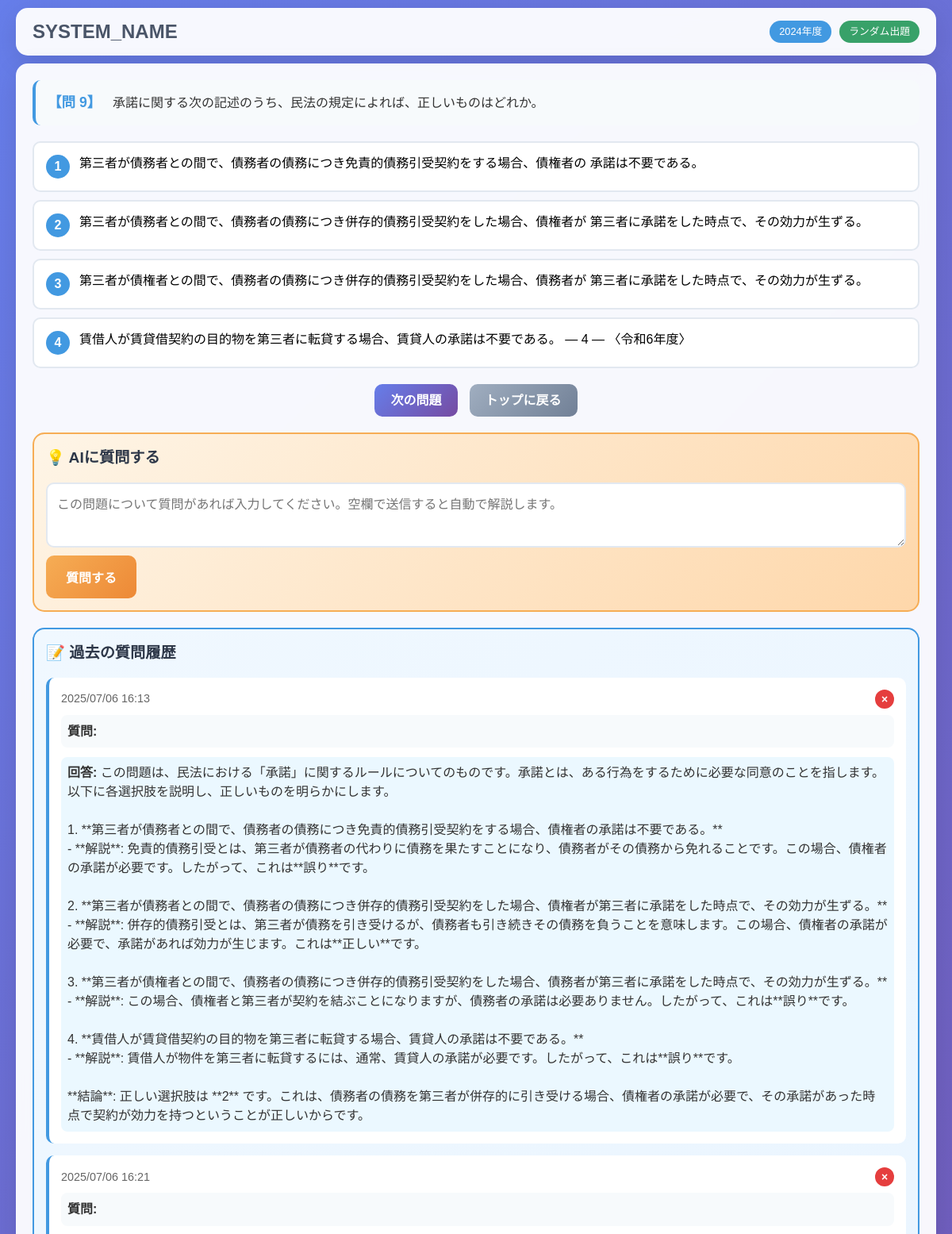
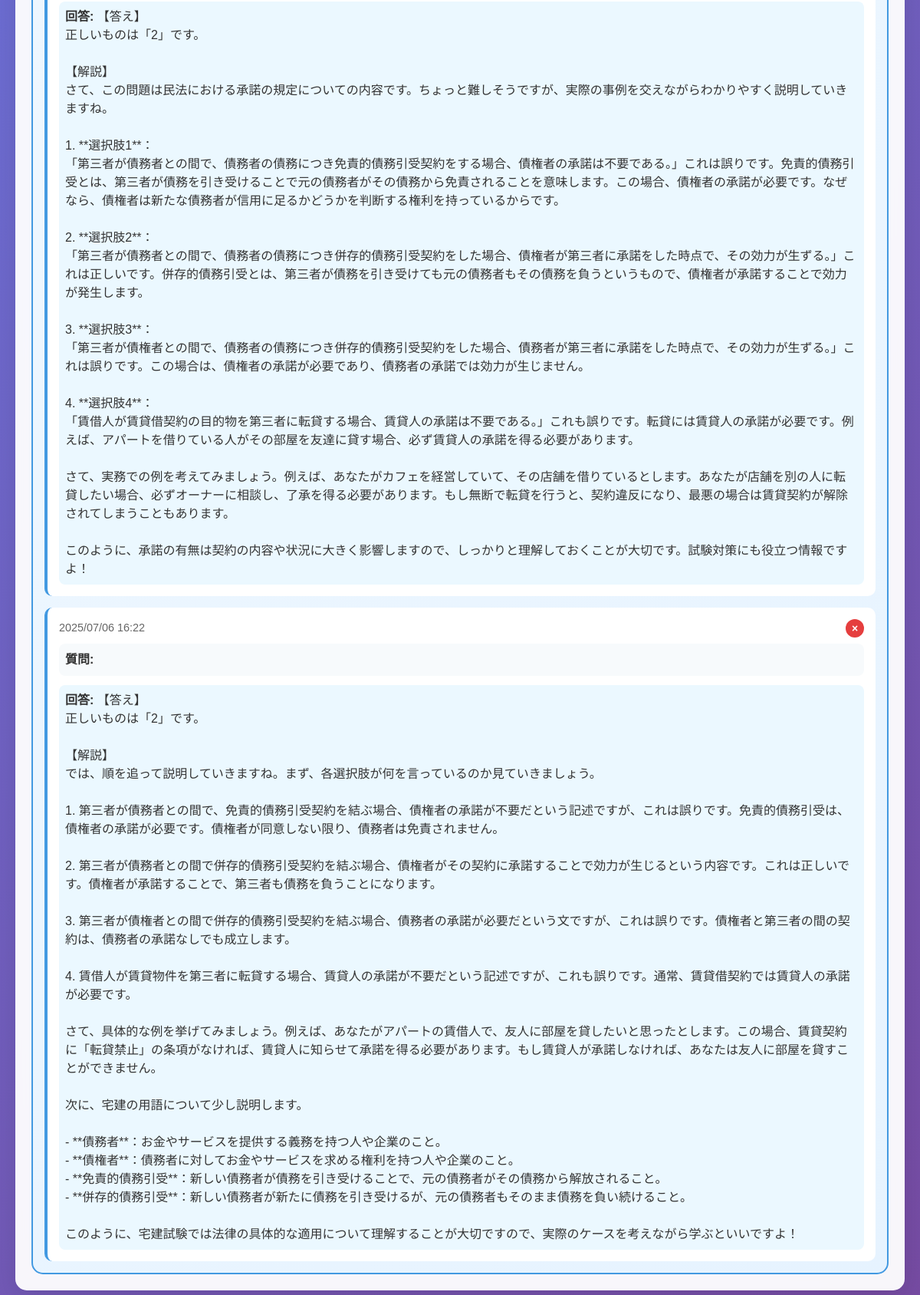
The page /question.php?id=9 (signed in) on the database its author committed (2 pictures, top to bottom).
### tables this page shows
CREATE TABLE question_history (id INTEGER PRIMARY KEY AUTOINCREMENT, question_id INTEGER NOT NULL, user_question TEXT NOT NULL, ai_response TEXT NOT NULL, created_at DATETIME NOT NULL);

### includes/Database.php (called while the page is built, shortened)
<?php
require_once __DIR__ . '/Logger.php';
class Database {
    private $pdo;
    public function __construct() {
        try {
            $this->pdo = new PDO('sqlite:' . DB_PATH);
            $this->pdo->setAttribute(PDO::ATTR_ERRMODE, PDO::ERRMODE_EXCEPTION);
        } catch (PDOException $e) {
            Logger::log('データベース接続エラー: ' . $e->getMessage(), LOG_LEVEL_ERROR);
            throw $e;
        }
    }
    public function getQuestionById($id) {
        $stmt = $this->pdo->prepare("SELECT * FROM questions WHERE id = ?");
        $stmt->execute([$id]);
        return $stmt->fetch(PDO::FETCH_ASSOC);
    }
    public function getQuestionHistory($question_id) {
        try {
            $stmt = $this->pdo->prepare("SELECT * FROM question_history WHERE question_id = ? ORDER BY created_at ASC");
            $stmt->execute([$question_id]);
            return $stmt->fetchAll(PDO::FETCH_ASSOC);
        } catch (PDOException $e) {
            Logger::log('AI質問履歴取得エラー: ' . $e->getMessage(), LOG_LEVEL_ERROR);
            return [];
        }
    }
    public function createAnswerHistoryTable() {
        try {
            $sql = "CREATE TABLE IF NOT EXISTS answer_history (
                id INTEGER PRIMARY KEY AUTOINCREMENT,
                question_id INTEGER NOT NULL,
                user_answer INTEGER NOT NULL,
                is_correct BOOLEAN NOT NULL,
                answered_at DATETIME NOT NULL,
                FOREIGN KEY (question_id) REFERENCES questions(id)
            )";
            $this->pdo->exec($sql);
        } catch (PDOException $e) {
            Logger::log('回答履歴テーブル作成エラー: ' . $e->getMessage(), LOG_LEVEL_ERROR);
            throw $e;
        }
    }
    public function createQuestionHistoryTable() {
        try {
            $sql = "CREATE TABLE IF NOT EXISTS question_history (
                id INTEGER PRIMARY KEY AUTOINCREMENT,
                question_id INTEGER NOT NULL,
                user_question TEXT NOT NULL,
                ai_response TEXT NOT NULL,
                created_at DATETIME NOT NULL,
                FOREIGN KEY (question_id) REFERENCES questions(id)
            )";
            $this->pdo->exec($sql);
        } catch (PDOException $e) {
            Logger::log('質問履歴テーブル作成エラー: ' . $e->getMessage(), LOG_LEVEL_ERROR);
            throw $e;
        }
    }
}

### includes/Logger.php (called while the page is built, shortened)
<?php
class Logger {
    public static function log($message, $level = LOG_LEVEL_INFO) {
        $timestamp = date('Y-m-d H:i:s');
        $logMessage = "[{$timestamp}] [{$level}] {$message}" . PHP_EOL;
        $logFile = LOG_DIR . '/system_' . date('Y-m-d') . '.log';
    }
}

### question.php (the view, shortened to what this page needs)
<?php
require_once __DIR__ . '/includes/Database.php';
require_once __DIR__ . '/includes/Logger.php';
require_once __DIR__ . '/includes/QuestionParser.php';
try {
    $db = new Database();
    $question = null;
    $mode = $_GET['mode'] ?? '';
    $questionId = $_GET['id'] ?? '';
    $year = $_GET['year'] ?? '';
    $offset = intval($_GET['offset'] ?? 0);
    if ($mode === 'sequential' && !empty($year)) {
        $questions = $db->getQuestionsByYearSequential($year, $offset, 1);
        $question = $questions[0] ?? null;
        $_SESSION['current_mode'] = 'sequential';
        $_SESSION['current_year'] = $year;
        $_SESSION['current_offset'] = $offset;
    } elseif ($mode === 'random' && !empty($year)) {
        $questions = $db->getRandomQuestionsByCorrectRate($year, 1);
        $question = $questions[0] ?? null;
        $_SESSION['current_mode'] = 'random';
        $_SESSION['current_year'] = $year;
    } elseif (!empty($questionId)) {
        $question = $db->getQuestionById($questionId);
    }
    $parsedQuestion = QuestionParser::parseQuestion($question);
    $questionHistory = $db->getQuestionHistory($question['id']);
} catch (Exception $e) {
    Logger::error("問題表示エラー: " . $e->getMessage());
    header('Location: index.php?error=' . urlencode('問題の取得に失敗しました'));
    exit;
}
?>
<!DOCTYPE html>
<html lang="ja">
<head>
    <link rel="stylesheet" href="assets/css/style.css">
</head>
<body>
    <div class="container">
        <header class="header">
            <h1 class="system-title">
                <a href="index.php"><?php echo SYSTEM_NAME; ?></a>
            </h1>
            <div class="question-info">
                <span class="year-badge"><?php echo htmlspecialchars($parsedQuestion['year']); ?>年度</span>
                <span class="mode-badge"><?php echo $mode === 'sequential' ? '順次出題' : 'ランダム出題'; ?></span>
            </div>
        </header>
        <main class="main-content">
            <div class="question-container">
                <div class="question-body">
                    <span class="question-number"><?php echo htmlspecialchars($parsedQuestion['question_title']); ?></span>
                    <?php echo QuestionParser::formatQuestionForDisplay($parsedQuestion['question_body']); ?>
                </div>
                <div class="choices-container" id="choices-container">
                    <?php echo QuestionParser::formatChoicesForDisplay($parsedQuestion['choices']); ?>
                </div>
                <div class="navigation-buttons">
                    <?php if ($mode === 'sequential'): ?>
                        <?php if ($offset > 0): ?>
                            <a href="question.php?mode=sequential&year=<?php echo urlencode($year); ?>&offset=<?php echo $offset - 1; ?>" class="nav-btn prev-btn">前の問題</a>
                        <?php endif; ?>
                        <a href="question.php?mode=sequential&year=<?php echo urlencode($year); ?>&offset=<?php echo $offset + 1; ?>" class="nav-btn next-btn">次の問題</a>
                    <?php else: ?>
                        <a href="question.php?mode=random&year=<?php echo urlencode($year); ?>" class="nav-btn next-btn">次の問題</a>
                    <?php endif; ?>
                    <a href="index.php" class="nav-btn home-btn">トップに戻る</a>
                </div>
            </div>
            <div class="ai-question-section">
                <h3>💡 AIに質問する</h3>
                <div class="ai-question-form">
                    <textarea id="ai-question-input" placeholder="この問題について質問があれば入力してください。空欄で送信すると自動で解説します。" rows="3"></textarea>
                    <button type="button" id="ask-ai-btn" class="ask-ai-btn">
                        <span class="btn-text">質問する</span>
                    </button>
                </div>
            </div>
            <?php if (!empty($questionHistory)): ?>
            <div class="question-history">
                <h3>📝 過去の質問履歴</h3>
                <div class="history-list">
                    <?php foreach ($questionHistory as $history): ?>
                        <div class="history-item" data-history-id="<?php echo $history['id']; ?>">
                            <div class="history-header">
                                <div class="history-date"><?php echo date('Y/m/d H:i', strtotime($history['created_at'])); ?></div>
                                <button class="delete-history-btn" data-history-id="<?php echo $history['id']; ?>" title="この履歴を削除">×</button>
                            </div>
                            <div class="history-question">
                                <strong>質問:</strong> <?php echo htmlspecialchars($history['user_question']); ?>
                            </div>
                            <div class="history-answer">
                                <strong>回答:</strong> <?php echo nl2br(htmlspecialchars($history['ai_response'])); ?>
                            </div>
                        </div>
                    <?php endforeach; ?>
                </div>
            </div>
            <?php endif; ?>
        </main>
    </div>
</body>
</html>

### includes/QuestionParser.php (shortened to what this page needs)
<?php
require_once __DIR__ . '/Logger.php';
class QuestionParser {
    public static function parseQuestion($questionData) {
        try {
            $questionText = self::cleanQuestionText($questionData['question_text']);
            $correctAnswer = intval($questionData['answer_text']);
            $parsed = self::extractQuestionAndChoices($questionText);
            return [
                'id' => $questionData['id'],
                'filename' => $questionData['filename'],
                'question_number' => $questionData['question_number'],
                'year' => self::extractYear($questionData['filename']),
                'question_title' => $parsed['title'],
                'question_body' => $parsed['body'],
                'choices' => $parsed['choices'],
                'correct_answer' => $correctAnswer,
                'raw_text' => $questionText
            ];
        } catch (Exception $e) {
            Logger::error("問題解析エラー: " . $e->getMessage());
            throw $e;
        }
    }
    private static function cleanQuestionText($questionText) {
        $cleaned = $questionText;
        $cleaned = preg_replace('/\n+/', "\n", $cleaned);
        $lines = explode("\n", $cleaned);
        $lines = array_map('trim', $lines);
        $lines = array_filter($lines, function($line) {
            return !empty($line);
        });
        $result = [];
        foreach ($lines as $line) {
            if (preg_match('/^[1-4]\s+/', $line) && !empty($result)) {
                $result[] = '';
            }
            $result[] = $line;
        }
        return implode("\n", $result);
    }
    private static function extractYear($filename) {
        if (preg_match('/(\d{4})/', $filename, $matches)) {
            return $matches[1];
        }
        return 'unknown';
    }
    private static function extractQuestionAndChoices($questionText) {
        $title = '';
        $body = '';
        $choices = [];
        if (preg_match('/【問\s*(\d+)】\s*(.+?)(?=\n\n|\n1\s|\n2\s|\n3\s|\n4\s|$)/s', $questionText, $matches)) {
            $title = '【問 ' . $matches[1] . '】';
            $body = trim($matches[2]);
        }
        $lines = explode("\n", $questionText);
        $currentChoice = '';
        $choiceNumber = 0;
        foreach ($lines as $line) {
            $line = trim($line);
            if (empty($line)) {
                continue;
            }
            if (preg_match('/^([1-4])\s+(.+)/', $line, $matches)) {
                if ($choiceNumber > 0 && !empty($currentChoice)) {
                    $choices[$choiceNumber] = self::cleanChoiceText($currentChoice);
                }
                $choiceNumber = intval($matches[1]);
                $currentChoice = $matches[2];
            } elseif ($choiceNumber > 0 && !empty($line)) {
                $currentChoice .= ' ' . $line;
            }
        }
        if ($choiceNumber > 0 && !empty($currentChoice)) {
            $choices[$choiceNumber] = self::cleanChoiceText($currentChoice);
        }
        return [
            'title' => $title,
            'body' => $body,
            'choices' => $choices
        ];
    }
    private static function cleanChoiceText($choiceText) {
        $cleaned = preg_replace('/\s+/', ' ', trim($choiceText));
        $cleaned = str_replace(['　'], [' '], $cleaned);
        return $cleaned;
    }
    public static function formatChoicesForDisplay($choices) {
        $html = '';
        for ($i = 1; $i <= 4; $i++) {
            $choiceText = isset($choices[$i]) ? htmlspecialchars($choices[$i]) : "選択肢{$i}が見つかりません";
            $html .= "<div class='choice-item'>";
            $html .= "<button type='button' class='choice-btn' data-choice='{$i}'>";
            $html .= "<span class='choice-number'>{$i}</span>";
            $html .= "<span class='choice-text'>{$choiceText}</span>";
            $html .= "</button>";
            $html .= "</div>";
        }
        return $html;
    }
    public static function formatQuestionForDisplay($questionBody) {
        $formatted = nl2br(htmlspecialchars($questionBody));
        $formatted = str_replace('　', '&nbsp;&nbsp;', $formatted);
        return $formatted;
    }
}

### rows shown on the page
question_history: created_at "2025/07/06 16:13", ai_response "この問題は、民法における「承諾」に関するルールについてのものです。承諾とは、ある行為をするために必要な同意のことを指します。以下に各選択肢を説明し、正しいものを明らかにします。 1. **第三者が債務者との間で、債務者の債務につき免責的債務引受契約をする場合、債権者の承諾は不要である。** - **解説**: 免責的債務引受とは、第三者が債務者の代わりに債務を果たすことになり、債務者がその債務から免れることです。この場合、債権者の承諾が必要です。したがって、これは**誤り**です。 2. **第三者が債務者との間で、債務者の債務につき併存的債務引受契約をした場合、債権者が第三者に承諾をした時点で、その効力が生ずる。** - **解説**: 併存的債務引受とは、第三者が債務を引き受けるが、債務者も引き続きその債務を負うことを意味します。この場合、債権者の承諾が必要で、承諾があれば効力が生じます。これは**正しい**です。 3. **第三者が債権者との間で、債務者の債務につき併存的債務引受契約をした場合、債務者が第三者に承諾をした時点で、その効力が生ずる。** - **解説**: この場合、債権者と第三者が契約を結ぶことになりますが、債務者の承諾は必要ありません。したがって、これは**誤り**です。 4. **賃借人が賃貸借契約の目的物を第三者に転貸する場合、賃貸人の承諾は不要である。** - **解説**: 賃借人が物件を第三者に転貸するには、通常、賃貸人の承諾が必要です。したがって、これは**誤り**です。 **結論**: 正しい選択肢は **2**…"
question_history: created_at "2025/07/06 16:21", ai_response "【答え】 正しいものは「2」です。 【解説】 さて、この問題は民法における承諾の規定についての内容です。ちょっと難しそうですが、実際の事例を交えながらわかりやすく説明していきますね。 1. **選択肢1**： 「第三者が債務者との間で、債務者の債務につき免責的債務引受契約をする場合、債権者の承諾は不要である。」これは誤りです。免責的債務引受とは、第三者が債務を引き受けることで元の債務者がその債務から免責されることを意味します。この場合、債権者の承諾が必要です。なぜなら、債権者は新たな債務者が信用に足るかどうかを判断する権利を持っているからです。 2. **選択肢2**： 「第三者が債務者との間で、債務者の債務につき併存的債務引受契約をした場合、債権者が第三者に承諾をした時点で、その効力が生ずる。」これは正しいです。併存的債務引受とは、第三者が債務を引き受けても元の債務者もその債務を負うというもので、債権者が承諾することで効力が発生します。 3. **選択肢3**： 「第三者が債権者との間で、債務者の債務につき併存的債務引受契約をした場合、債務者が第三者に承諾をした時点で、その効力が生ずる。」これは誤りです。この場合は、債権者の承諾が必要であり、債務者の承諾では効力が生じません。 4. **選択肢4**： 「賃借人が賃貸借契約の目的物を第三者に転貸する場合、賃貸人の承諾は不要である。」これも誤りです。転貸には賃貸人の承諾が必要です。例えば、アパートを借りている人がその部屋を友達に貸す場合、必ず賃貸人の承諾を得る必要があります。…"
question_history: created_at "2025/07/06 16:22", ai_response "【答え】 正しいものは「2」です。 【解説】 では、順を追って説明していきますね。まず、各選択肢が何を言っているのか見ていきましょう。 1. 第三者が債務者との間で、免責的債務引受契約を結ぶ場合、債権者の承諾が不要だという記述ですが、これは誤りです。免責的債務引受は、債権者の承諾が必要です。債権者が同意しない限り、債務者は免責されません。 2. 第三者が債務者との間で併存的債務引受契約を結ぶ場合、債権者がその契約に承諾することで効力が生じるという内容です。これは正しいです。債権者が承諾することで、第三者も債務を負うことになります。 3. 第三者が債権者との間で併存的債務引受契約を結ぶ場合、債務者の承諾が必要だという文ですが、これは誤りです。債権者と第三者の間の契約は、債務者の承諾なしでも成立します。 4. 賃借人が賃貸物件を第三者に転貸する場合、賃貸人の承諾が不要だという記述ですが、これも誤りです。通常、賃貸借契約では賃貸人の承諾が必要です。 さて、具体的な例を挙げてみましょう。例えば、あなたがアパートの賃借人で、友人に部屋を貸したいと思ったとします。この場合、賃貸契約に「転貸禁止」の条項がなければ、賃貸人に知らせて承諾を得る必要があります。もし賃貸人が承諾しなければ、あなたは友人に部屋を貸すことができません。 次に、宅建の用語について少し説明します。 - **債務者**：お金やサービスを提供する義務を持つ人や企業のこと。 - **債権者**：債務者に対してお金やサービスを求める権利を持つ人や企業のこと。 -…"

### other values the page prints
SYSTEM_NAME "SYSTEM_NAME"
$parsedQuestion['year'] "2024"
$parsedQuestion['question_title'] "【問 9】"
$choiceText "第三者が債務者との間で、債務者の債務につき免責的債務引受契約をする場合、債権者の 承諾は不要である。"
$choiceText "第三者が債務者との間で、債務者の債務につき併存的債務引受契約をした場合、債権者が 第三者に承諾をした時点で、その効力が生ずる。"
$choiceText "第三者が債権者との間で、債務者の債務につき併存的債務引受契約をした場合、債務者が 第三者に承諾をした時点で、その効力が生ずる。"
$choiceText "賃借人が賃貸借契約の目的物を第三者に転貸する場合、賃貸人の承諾は不要である。 ― 4 ― 〈令和6年度〉"
